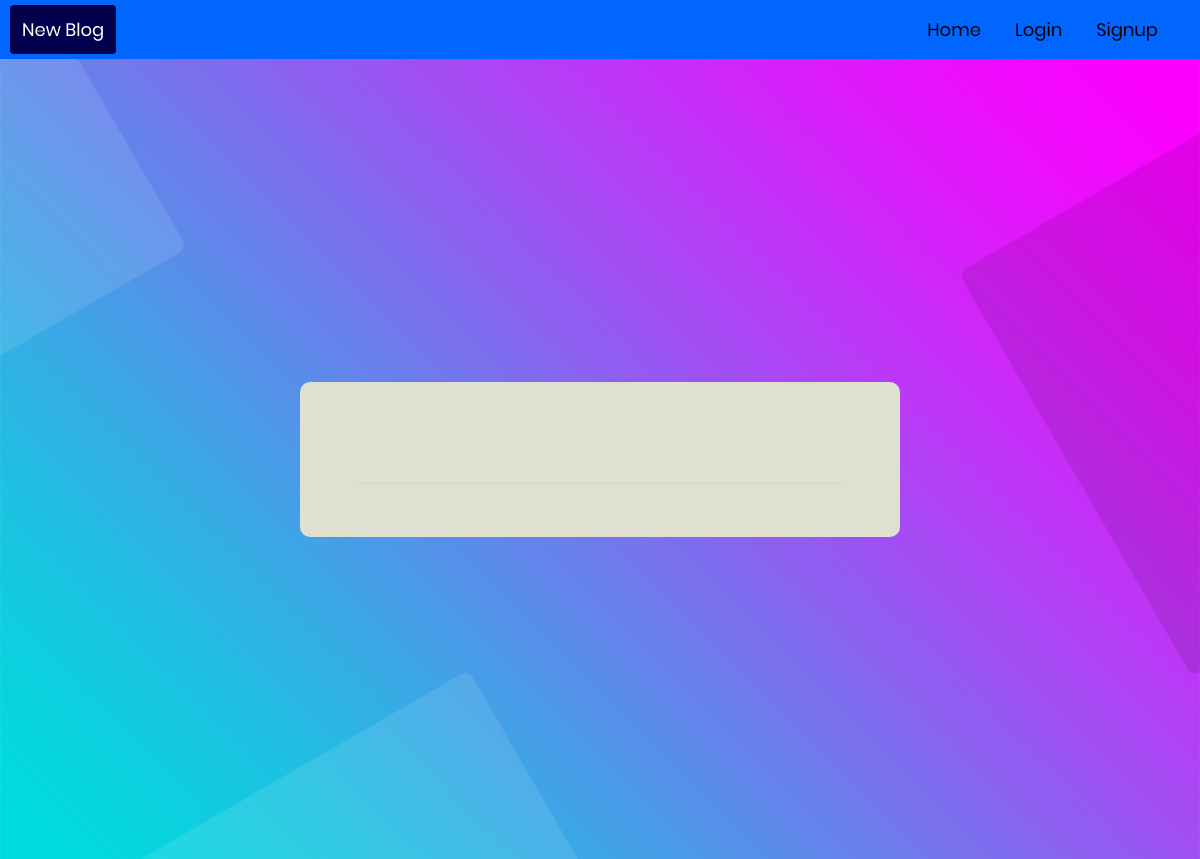
The app's page /blog/4/, older data.
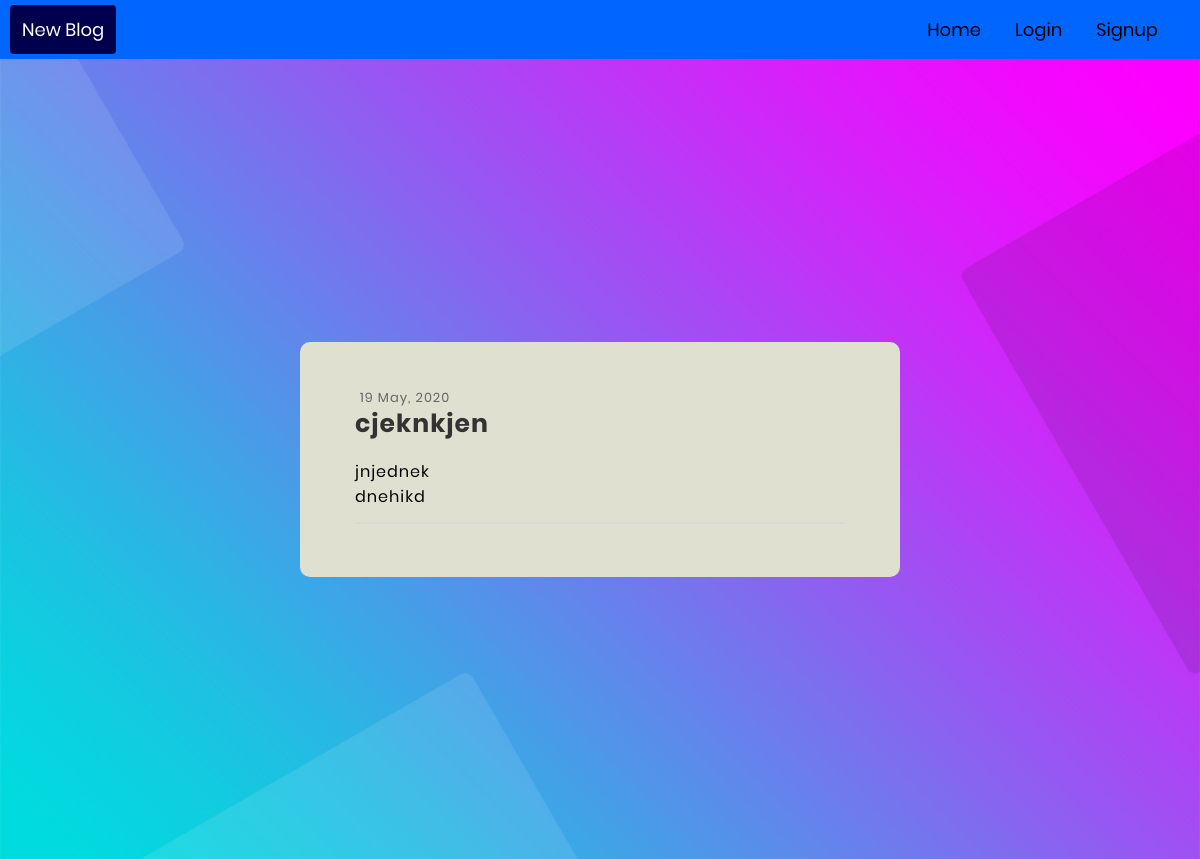
The same page, newer data.
### blog/models.py (models this page shows, shortened)
class Post(models.Model):
	title= models.TextField()
	content=models.TextField()
	create_date=models.DateTimeField(auto_now_add= True)
	def datecreated(self):
		return self.create_date.strftime('%d %b, %Y')

### blog/views.py (the view)
# urls.py: path('<int:pk>/', views.Perma.as_view(), name='onepost'),
class Perma(TemplateView):
	def get(self,request, pk):
		obj= Post.objects.filter(pk=pk).first()
		userid=request.COOKIES.get('user_id',0)
		user=""
		if userid:
			user=User.objects.filter(id=userid).first()
		return render(request, "blog/perma.html",{'post':obj,'user':user})

### blog/templates/blog/perma.html (shortened to what this page needs)
<!DOCTYPE html>
{% load static %}
<html lang="en">
<head>
  <link rel="stylesheet" type="text/css" href="{% static 'blog/font-awesome.css' %}">
  <link rel="stylesheet" type="text/css" href="{% static 'blog/font-awesome.min.css' %}">
  <link rel="stylesheet" type="text/css" href="{% static 'blog/util.css' %}">
  <link rel="stylesheet" type="text/css" href="{% static 'blog/main.css' %}">
</head>
<body>
  <div class="header">
    <div class="newp">
      <a href="{% url 'blog:newpost' %}" class="pctive" >New Blog</a>
    </div>
        <div class="header-right">
          <a href="{% url 'blog:home' %}" >Home</a>
          {% if user %}
            <a href="{% url 'blog:profile' %}" class="margn-rgt margn-lft">{{user.name}}</a>
            <a href="{% url 'blog:signup' %}">Logout</a>
          {% else %}
            <a href="{% url 'blog:login' %}" class="margn-rgt margn-lft">Login</a>
            <a href="{% url 'blog:signup' %}">Signup</a>
          {% endif %}
        </div>
  </div>
  <div class="limiter">
    <div class="container-login100" style="background-image: url({%static 'images/bg-01.jpg' %});">
    <div class="wrap-contact100">
      <span class="label-input100">
      {{post.datecreated}}
      </span>
      <span class="contact100-form-title">
          {{post.title | safe }}
      </span>
      <div class="wrap-input100" >
        <div class="">
          {{post.content | safe }}
        </div>
      </div>
    </div>
  </div>
</body>
</html>

Row changes from the older to the newer data that the page shows:
added Post: datecreated "19 May, 2020", title "cjeknkjen", content "jnjednek dnehikd"
